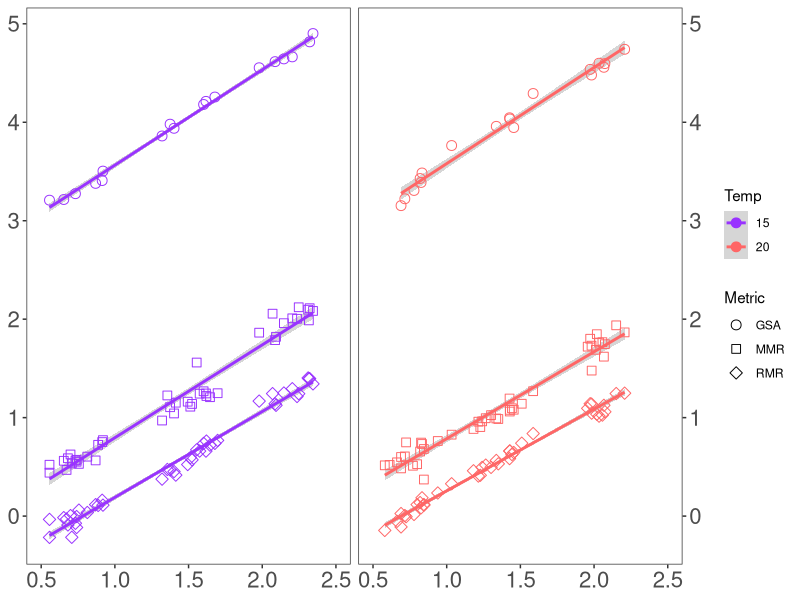
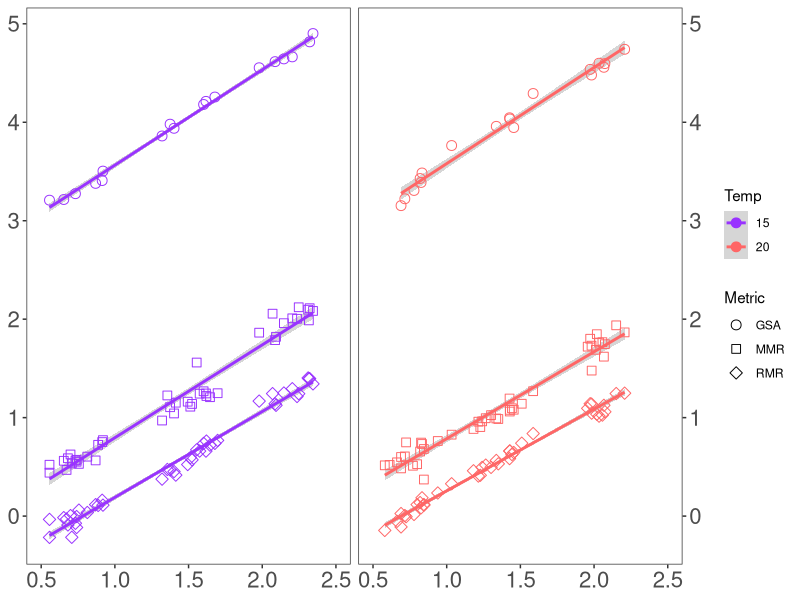

These charts were generated, in order, by the following R code:
#### Fig 3 - GSA and metabolic rate
library(here)
library(tidyverse)
library(scales)
library(car)
data<-read.csv(here('data/BT_Resp_Combined_062823_BSC.csv'), stringsAsFactors = T)
str(data)


data2<-data %>%
  mutate (Temp = factor(Temp)) %>%
  mutate (Time = substring(time_month,1,2)) %>%
  mutate (Time = factor(Time)) %>%
  mutate (Replicate = case_when (Temp == "15" & Replicate == "1"~ "1",
                                 Temp == "15" & Replicate == "2"~ "2",
                                 Temp == "20" & Replicate == "1"~ "3",
                                 Temp == "20" & Replicate == "2"~ "4")) %>%
  mutate (Replicate = factor (Replicate)) %>%
  mutate (log10_Weight = log10(weight_g)) 

str(data2)

A_col <- "#9933FF"
B_col <- "#FF6666"
C_col <- "#66FF66"
fig3<-ggplot(data=data2, aes(x=log10(weight_g), y=log10(Metric_absolute), group = Metric, color = Temp))+
  stat_smooth(method = "lm")+geom_point(aes(shape = Metric), size = 3)+
  facet_grid(.~Temp)+theme_bw()+
  theme(panel.grid.major = element_blank(), panel.grid.minor = element_blank(),
        axis.text.y=element_text(size=16),axis.title.y=element_blank(),
        axis.text.x=element_text(size=16),axis.title.x=element_blank(),
        strip.background = element_blank(),
        strip.text.x = element_blank())+
  scale_fill_manual(values  = c("black","grey","white"))+
  scale_color_manual(values = c(A_col, B_col, C_col))+
  scale_shape_manual(values = c(21,22,23))+
  coord_cartesian(xlim = c(0.5,2.5))+
  scale_y_continuous (sec.axis = dup_axis())
fig3

ppi=300
png("figures/fig3.png", width=9*ppi, height=6*ppi, res=ppi)
fig3
dev.off()

#equations
data2_GSA   <- data2 %>% filter(Metric == "GSA")
data2_GSA15 <- data2 %>% filter(Metric == "GSA" & Temp == 15 )
data2_GSA20 <- data2 %>% filter(Metric == "GSA" & Temp == 20 )

data2_RMR   <- data2 %>% filter(Metric == "RMR")
data2_RMR15 <- data2 %>% filter(Metric == "RMR" & Temp == 15 )
data2_RMR20 <- data2 %>% filter(Metric == "RMR" & Temp == 20 )

data2_MMR   <- data2 %>% filter(Metric == "MMR")
data2_MMR15 <- data2 %>% filter(Metric == "MMR" & Temp == 15 )
data2_MMR20 <- data2 %>% filter(Metric == "MMR" & Temp == 20 )

g00<-lm(data=data2_GSA, log10(Metric_absolute)~log10_Weight*Temp)
g15<-lm(data=data2_GSA15, log10(Metric_absolute)~log10_Weight)
g20<-lm(data=data2_GSA20, log10(Metric_absolute)~log10_Weight)

summary(g00)
confint(g00)
anova(g00)
summary(g15)
confint(g15)
summary(g20)
confint(g20)

r00<-lm(data=data2_RMR, log10(Metric_absolute)~log10_Weight*Temp)
r15<-lm(data=data2_RMR15, log10(Metric_absolute)~log10_Weight)
r20<-lm(data=data2_RMR20, log10(Metric_absolute)~log10_Weight)

summary(r00)
confint(r00)
anova(r00)
Anova(r00, type = 3)
summary(r15)
confint(r15)
summary(r20)
confint(r20)

m00<-lm(data=data2_MMR, log10(Metric_absolute)~log10_Weight*Temp)
m15<-lm(data=data2_MMR15, log10(Metric_absolute)~log10_Weight)
m20<-lm(data=data2_MMR20, log10(Metric_absolute)~log10_Weight)

summary(m00)
anova(m00)
summary(m15)
confint(m15)
summary(m20)
confint(m20)
